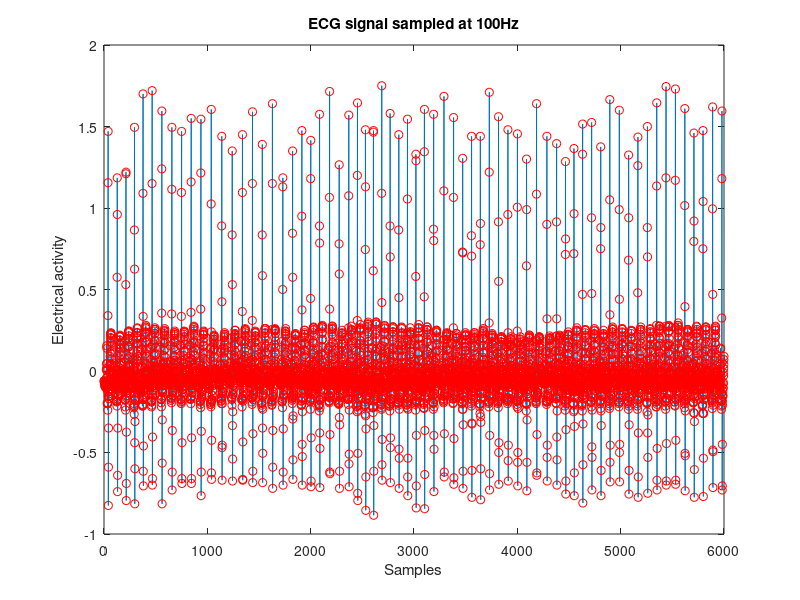

This figure's MATLAB source:
%to plot the ECG signal from the sample
sig=load('ecg.txt');
plot(sig)
xlabel('Samples');
ylabel('Electrical activity');
title('ECG signal sampled at 100Hz')
hold on 
plot(sig,'ro')